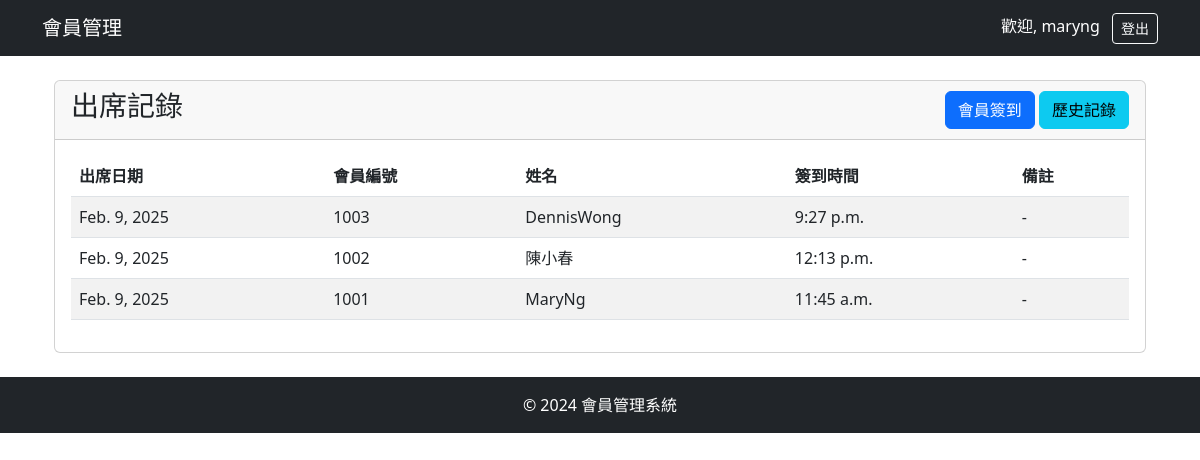
Page /api/attendance/ (signed in) on the committed database.
### api/models.py (models this page shows, shortened)
class Attendance(models.Model):
    member = models.ForeignKey(Membership, on_delete=models.CASCADE)
    attendance_date = models.DateField(auto_now_add=True)  # 自動設置為當前日期
    check_in_time = models.TimeField(auto_now_add=True)   # 自動設置為當前時間
    notes = models.TextField(blank=True, null=True)
    class Meta:
        ordering = ['-attendance_date', '-check_in_time']
        unique_together = ['member', 'attendance_date']
        verbose_name = "出席記錄"
        verbose_name_plural = "出席記錄"

class Membership(models.Model):
    user = models.OneToOneField(User, on_delete=models.CASCADE)  # 會員關聯 Django User
    membership_type = models.CharField(
        max_length=20,
        choices=MEMBERSHIP_TYPES,
        default='Basic'
    )
    start_date = models.DateField(auto_now_add=True)  # 會員開始日期
    first_name = models.CharField(max_length=30, verbose_name="名字", blank=True, null=True)
    last_name = models.CharField(max_length=30, verbose_name="姓氏", blank=True, null=True)
    email = models.EmailField(verbose_name="電子郵件", blank=True, null=True)
    phone = models.CharField(max_length=20, blank=True, null=True, verbose_name="電話號碼")
    member_id = models.CharField(max_length=4, unique=True, verbose_name="會員編號")
    class Meta:
        ordering = ['member_id']  # 按會員編號排序
        verbose_name = "會員"
        verbose_name_plural = "會員"

### api/views.py (the view)
# urls.py: path('attendance/', login_required(attendance_list), name='attendance_list'),
@login_required
def attendance_list(request):
    try:
        attendances = Attendance.objects.all()
        member_id = request.GET.get('member_id')
        if member_id:
            attendances = attendances.filter(member__member_id=member_id)
        start_date = request.GET.get('start_date')
        end_date = request.GET.get('end_date')
        if start_date:
            try:
                start_date = parse_date(start_date)
                attendances = attendances.filter(attendance_date__gte=start_date)
            except ValueError:
                messages.error(request, '開始日期格式不正確')
        if end_date:
            try:
                end_date = parse_date(end_date)
                attendances = attendances.filter(attendance_date__lte=end_date)
            except ValueError:
                messages.error(request, '結束日期格式不正確')
        attendances = attendances.order_by('-attendance_date', '-check_in_time')
        return render(request, 'attendance_list.html', {
            'attendances': attendances,
        })
    except Exception as e:
        messages.error(request, f'發生錯誤：{str(e)}')
        return render(request, 'attendance_list.html', {
            'attendances': [],
        })

### api/templates/attendance_list.html (shortened to what this page needs)
{% extends 'base.html' %}
{% block content %}
<div class="container mt-4">
    <div class="card">
        <div class="card-header d-flex justify-content-between align-items-center">
            <h3>出席記錄</h3>
            <div>
                <a href="{% url 'check_in' %}" class="btn btn-primary">會員簽到</a>
                <a href="{% url 'attendance_history' %}" class="btn btn-info">歷史記錄</a>
            </div>
        </div>
        <div class="card-body">
            <div class="table-responsive">
                <table class="table table-striped">
                    <thead>
                        <tr>
                            <th>出席日期</th>
                            <th>會員編號</th>
                            <th>姓名</th>
                            <th>簽到時間</th>
                            <th>備註</th>
                        </tr>
                    </thead>
                    <tbody>
                        {% for attendance in attendances %}
                        <tr>
                            <td>{{ attendance.attendance_date }}</td>
                            <td>{{ attendance.member.member_id }}</td>
                            <td>{{ attendance.member.last_name }}{{ attendance.member.first_name }}</td>
                            <td>{{ attendance.check_in_time }}</td>
                            <td>{{ attendance.notes|default:"-" }}</td>
                        </tr>
                        {% empty %}
                        <tr>
                            <td colspan="5" class="text-center">暫無出席記錄</td>
                        </tr>
                        {% endfor %}
                    </tbody>
                </table>
            </div>
        </div>
    </div>
</div>
{% endblock %}

### api/templates/base.html (shortened to what this page needs)
<!DOCTYPE html>
<html lang="zh-TW">
<head>
    <link href="https://cdn.jsdelivr.net/npm/bootstrap@5.3.0/dist/css/bootstrap.min.css" rel="stylesheet">
</head>
<body>
    <nav class="navbar navbar-expand-lg navbar-dark bg-dark">
        <div class="container">
            <a class="navbar-brand" href="{% url 'membership_list' %}">會員管理</a>
            <div class="ms-auto">
                {% if user.is_authenticated %}
                    <span class="text-white me-2">歡迎, {{ user.username }}</span>
                    <a href="{% url 'logout' %}" class="btn btn-outline-light btn-sm">登出</a>
                {% else %}
                    <a href="{% url 'login' %}" class="btn btn-outline-light btn-sm">登入</a>
                {% endif %}
            </div>
        </div>
    </nav>
    <div class="container mt-4">
        {% block content %}{% endblock %}
    </div>
    <footer class="bg-dark text-white text-center py-3 mt-4">
        &copy; 2024 會員管理系統
    </footer>
</body>
</html>

### rows in the picture
Attendance: attendance_date "Feb. 9, 2025", member.member_id "1003", member.last_name "Dennis", member.first_name "Wong", check_in_time "9:27 p.m.", notes "-"
Attendance: attendance_date "Feb. 9, 2025", member.member_id "1002", member.last_name "陳", member.first_name "小春", check_in_time "12:13 p.m.", notes "-"
Attendance: attendance_date "Feb. 9, 2025", member.member_id "1001", member.last_name "Mary", member.first_name "Ng", check_in_time "11:45 a.m.", notes "-"

### other values in the picture
{{ user.username }} "maryng"
